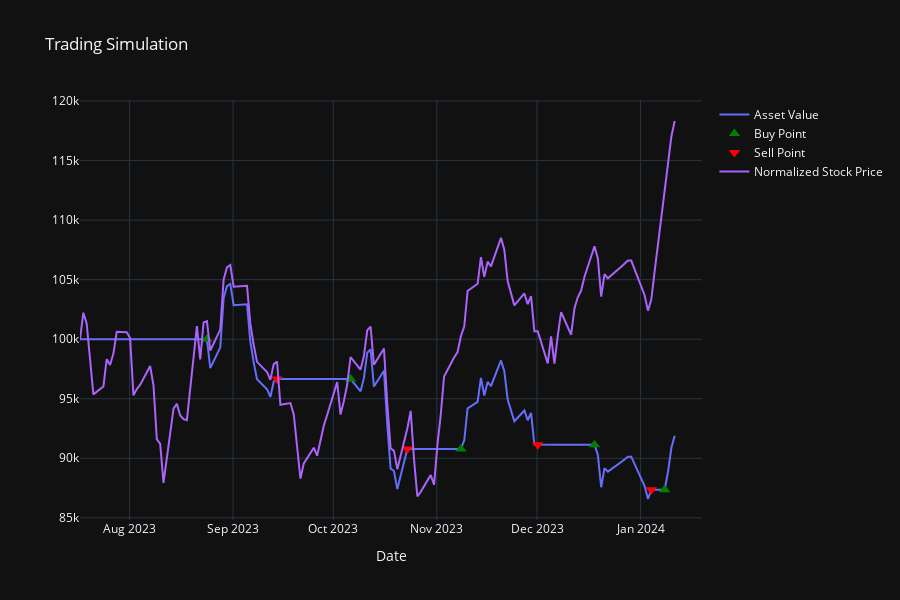

Notebook cell for this chart:
### Code cell
plot_simulation_results(simulation_dfs['1Day'])
